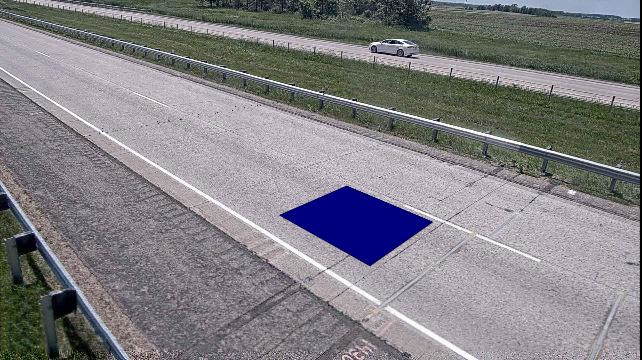
#> input picture Task2/road_final.jpg, 642 x 360 px
$ python perspective.py
#> lines starting #> are read from the running program, lines starting #| are printed output that depends on the picture; after the words box and inside, x2 and y2 are one past the last pixel; in counts of white or black regions, pixels touching at a corner belong together
import cv2
import numpy as np
import math

def line_intersection(line1, line2):
    xdiff = (line1[0][0] - line1[1][0], line2[0][0] - line2[1][0])
    ydiff = (line1[0][1] - line1[1][1], line2[0][1] - line2[1][1])

    def det(a, b):
        return a[0] * b[1] - a[1] * b[0]

    div = det(xdiff, ydiff)
    if div == 0:
        raise Exception('lines do not intersect')

    d = (det(*line1), det(*line2))
    x = det(d, xdiff) / div
    y = det(d, ydiff) / div
    return x, y


def line_pt(r, f, line):
    return (r[0] + f * (line[0][0] - line[1][0]), r[1] + f * (line[0][1] - line[1][1]))


def distance(a, b):
    return math.sqrt((a[0] - b[0]) * (a[0] - b[0]) + (a[1] - b[1]) * (a[1] - b[1]))


# Read images
img_org = cv2.imread('road_final.jpg')
#> img_org is the input picture: shape (360, 642, 3); mean B, G, R 131.9, 127.4, 129.5
img_edt = cv2.imread('road_final.jpg')

# Define points
road_pts = [[0, 180], [0, 18], [130, 360], [640, 205]]
rect_pts = [[280, 215], [346, 186], [370, 265], [432, 222]]

#Rectangle escape point
rect_escape_pt = line_intersection((rect_pts[0], rect_pts[1]), (rect_pts[2], rect_pts[3]))
cv2.circle(img_edt, (int(rect_escape_pt[0]), int(rect_escape_pt[1])), 5, (0, 255, 0), cv2.FILLED)
cv2.line(img_edt, (rect_pts[0][0], rect_pts[0][1]), (int(rect_escape_pt[0]), int(rect_escape_pt[1])), (255, 0, 0), 2, cv2.FILLED)
cv2.line(img_edt, (rect_pts[2][0], rect_pts[2][1]), (int(rect_escape_pt[0]), int(rect_escape_pt[1])), (255, 0, 0), 2, cv2.FILLED)

# Rectangle lines
extra_dist = 2.5
extra_pt1 = line_pt(rect_pts[0], extra_dist, (rect_pts[0], rect_pts[2]))
extra_pt2 = line_pt(rect_pts[0], -extra_dist, (rect_pts[0], rect_pts[2]))
extra_pt3 = line_intersection((rect_pts[1], rect_pts[3]), (extra_pt1, rect_escape_pt))
extra_pt4 = line_intersection((rect_pts[1], rect_pts[3]), (extra_pt2, rect_escape_pt))
cv2.line(img_edt, (int(extra_pt1[0]), int(extra_pt1[1])), (int(extra_pt2[0]), int(extra_pt2[1])), (0, 255, 0), 2, cv2.FILLED)
cv2.line(img_edt, (int(extra_pt3[0]), int(extra_pt3[1])), (int(extra_pt4[0]), int(extra_pt4[1])), (0, 255, 0), 2, cv2.FILLED)
cv2.line(img_edt, (int(rect_escape_pt[0]), int(rect_escape_pt[1])), (int(extra_pt1[0]), int(extra_pt1[1])), (0, 255, 0), 2, cv2.FILLED)
cv2.line(img_edt, (int(rect_escape_pt[0]), int(rect_escape_pt[1])), (int(extra_pt2[0]), int(extra_pt2[1])), (0, 255, 0), 2, cv2.FILLED)
cv2.circle(img_edt, (int(extra_pt1[0]), int(extra_pt1[1])), 5, (0, 255, 0), cv2.FILLED)
#> img_edt: shape (360, 642, 3); mean B, G, R 129.9, 129.1, 125.3
cv2.circle(img_edt, (int(extra_pt2[0]), int(extra_pt2[1])), 5, (0, 255, 0), cv2.FILLED)
#> img_edt: shape (360, 642, 3); mean B, G, R 129.9, 129.2, 125.3
cv2.circle(img_edt, (int(extra_pt3[0]), int(extra_pt3[1])), 5, (0, 255, 0), cv2.FILLED)
#> img_edt: shape (360, 642, 3); mean B, G, R 129.8, 129.2, 125.3
cv2.circle(img_edt, (int(extra_pt4[0]), int(extra_pt4[1])), 5, (0, 255, 0), cv2.FILLED)
#> img_edt: shape (360, 642, 3); mean B, G, R 129.8, 129.2, 125.2

# Road
cv2.line(img_edt, (road_pts[0][0], road_pts[0][1]), (road_pts[2][0], road_pts[2][1]), (0, 0, 255), 2, cv2.FILLED)
cv2.line(img_edt, (road_pts[1][0], road_pts[1][1]), (road_pts[3][0], road_pts[3][1]), (0, 0, 255), 2, cv2.FILLED)

# Rectangle-Road
rect_road_pts = [line_intersection((road_pts[0], road_pts[2]), (rect_pts[0], rect_pts[1])),
                 line_intersection((road_pts[1], road_pts[3]), (rect_pts[0], rect_pts[1])),
                 line_intersection((road_pts[0], road_pts[2]), (rect_pts[2], rect_pts[3])),
                 line_intersection((road_pts[1], road_pts[3]), (rect_pts[2], rect_pts[3]))]
cv2.line(img_edt, (int(rect_road_pts[0][0]), int(rect_road_pts[0][1])), (int(rect_road_pts[1][0]), int(rect_road_pts[1][1])), (255, 0, 0), 2, cv2.FILLED)
cv2.line(img_edt, (int(rect_road_pts[2][0]), int(rect_road_pts[2][1])), (int(rect_road_pts[3][0]), int(rect_road_pts[3][1])), (255, 0, 0), 2, cv2.FILLED)
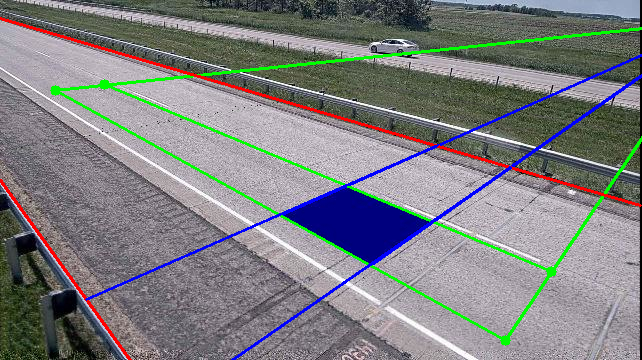
#> img_edt: shape (360, 642, 3); mean B, G, R 129.1, 127.1, 126.1
for i in range(4):
    cv2.circle(img_edt, (int(rect_road_pts[i][0]), int(rect_road_pts[i][1])), 5, (255, 0, 0), cv2.FILLED)
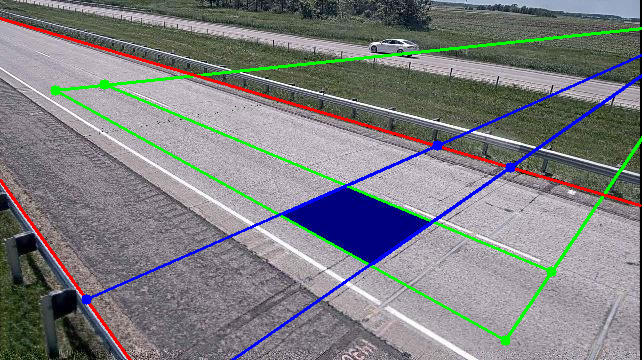
#> img_edt: shape (360, 642, 3); 0.07% of pixels changed, all inside (x1, y1, x2, y2) = (81, 140, 516, 305)

# Rectangle-Road-Escape
rect_road_escape_pts = [line_intersection((road_pts[0], road_pts[2]), (rect_escape_pt, extra_pt1)),
                        line_intersection((road_pts[1], road_pts[3]), (rect_escape_pt, extra_pt1)),
                        line_intersection((road_pts[0], road_pts[2]), (rect_escape_pt, extra_pt2)),
                        line_intersection((road_pts[1], road_pts[3]), (rect_escape_pt, extra_pt2))]
cv2.line(img_edt, (int(rect_road_escape_pts[0][0]), int(rect_road_escape_pts[0][1])), (int(rect_road_escape_pts[1][0]), int(rect_road_escape_pts[1][1])), (0, 255, 0), 2, cv2.FILLED)
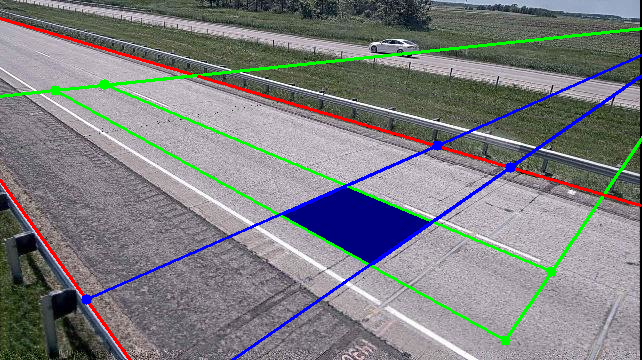
#> img_edt: shape (360, 642, 3); 0.08% of pixels changed, all inside (x1, y1, x2, y2) = (0, 74, 198, 98)
cv2.line(img_edt, (int(rect_road_escape_pts[2][0]), int(rect_road_escape_pts[2][1])), (int(rect_road_escape_pts[3][0]), int(rect_road_escape_pts[3][1])), (0, 255, 0), 2, cv2.FILLED)
#> img_edt: shape (360, 642, 3); 0.05% of pixels changed, all inside (x1, y1, x2, y2) = (490, 193, 606, 360)
for i in range(4):
    cv2.circle(img_edt, (int(rect_road_escape_pts[i][0]), int(rect_road_escape_pts[i][1])), 5, (0, 255, 0), cv2.FILLED)
#> img_edt: shape (360, 642, 3); mean B, G, R 129, 127.3, 125.7

# Rectangle points
for i in range(4):
    cv2.circle(img_edt, (rect_pts[i][0], rect_pts[i][1]), 5, (0, 0, 255), cv2.FILLED)
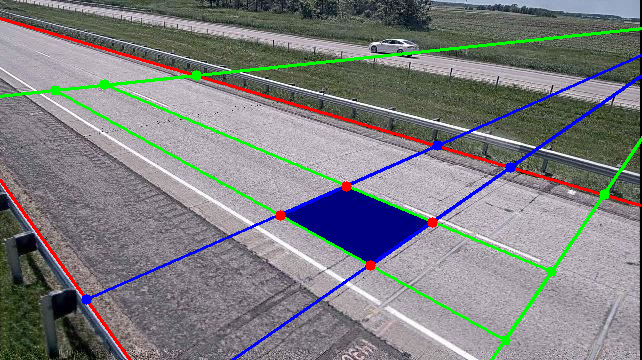
#> img_edt: shape (360, 642, 3); mean B, G, R 128.8, 127.1, 126

# Calculate road width
road_width = 75 * (distance(rect_road_escape_pts[0], rect_road_escape_pts[1]) / distance(rect_pts[0], rect_pts[1]))
road_height = 75 * (distance(rect_road_escape_pts[0], rect_road_escape_pts[2]) / distance(rect_pts[0], rect_pts[2]))

# Calculate output size
width, height = int(road_width), int(road_height)
screen_pts = [[0, 0], [width, 0], [0, height], [width, height]]

# Wrap perspective and output image
matrix = cv2.getPerspectiveTransform(np.float32(rect_road_escape_pts), np.float32(screen_pts))
#> matrix = [[4.58, -3.31, 595.1], [3.07, 29.5, -2823.2], [-0.00302, 0.0571, 1]]
imgOutput = cv2.warpPerspective(img_org, matrix, (width, height))
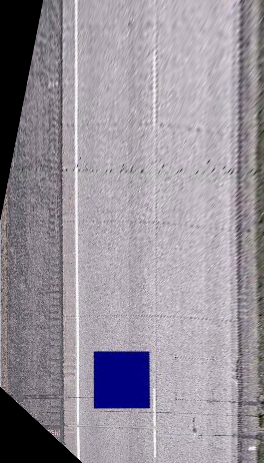
#> imgOutput: shape (463, 264, 3); mean B, G, R 154.3, 144.9, 150.9
cv2.putText(imgOutput, 'Road width: %.2fcm' % road_width, (0, 20), cv2.FONT_HERSHEY_SIMPLEX, 0.6, (0, 0, 255))
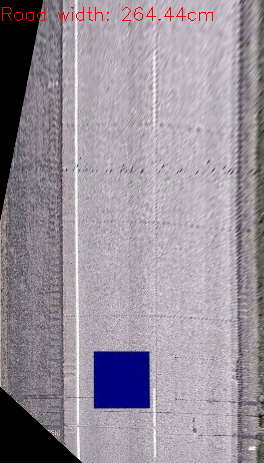
#> imgOutput: shape (463, 264, 3); 0.38% of pixels changed, all inside (x1, y1, x2, y2) = (2, 7, 213, 21)

# Render images
cv2.imshow("Perspective view", img_org)
cv2.imshow("Perspective view lines", img_edt)
cv2.imshow("Bird eye view", imgOutput)

# exit
cv2.waitKey(0)
cv2.destroyAllWindows()
